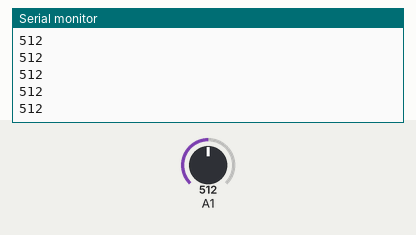
Simulated run of this sketch. Board: Arduino Uno, built with avr-gcc and run on an emulated ATmega328P. Shown: the last lines printed to the serial monitor. Inputs (shaded band) come from the test bench; at power-on: A1 = 512.

Above: at 1.2 s.
1.3 s: A1 set to 716
At 1.32 s:
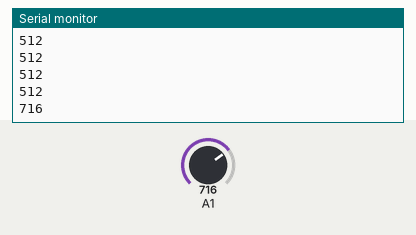
2.8 s: A1 set to 900
At 2.83 s:
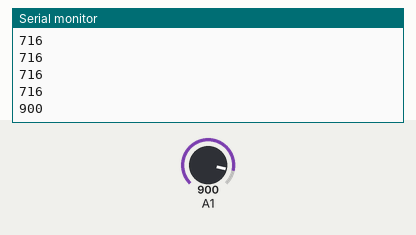
Timing chart, 0 to 5.8 s (numbered marks = the images above; inputs shaded):
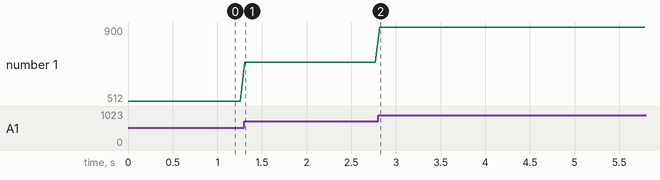

The sketch:

test_boutton.ino
```cpp
void setup() {
  // put your setup code here, to run once:
pinMode(A1,INPUT);
Serial.begin(9600);
}

void loop() {
  // put your main code here, to run repeatedly:
Serial.println(analogRead(A1));
delay(50);
}
```

Measured:
- after the input at 1.3 s, the serial monitor: prints a new line at once (image 1)
- after the input at 2.8 s, the serial monitor: prints a new line at once (image 2)
- plotted number 1: 512 → 716 after the input at 1.3 s, 716 → 900 after the input at 2.8 s
